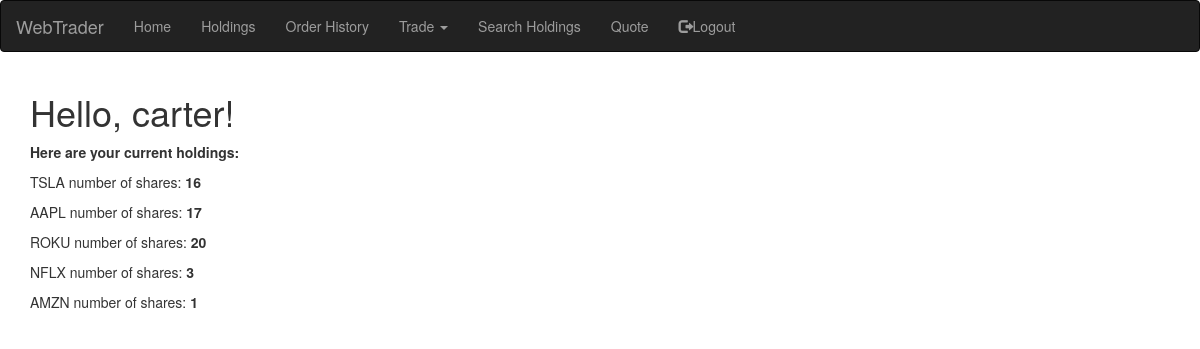
The page /holdings (signed in) on the database its author committed.
### app/models.py (models this page shows, shortened)
class accounts(UserMixin, db.Model):
    id = db.Column(db.Integer, primary_key=True)
    username = db.Column(db.String(64), index=True, unique=True)
    email = db.Column(db.String(120), index=True, unique=True)
    password_hash = db.Column(db.String(128))
    balance=db.Column(db.Float)
    api_key=db.Column(db.Integer)
    holdings=db.relationship('holdings', backref='positions', lazy='dynamic')
    orders=db.relationship('orders', backref='order_history', lazy='dynamic')

class holdings(db.Model):
    id = db.Column(db.Integer, primary_key=True)
    ticker_symbol=db.Column(db.String(20))
    number_of_shares=db.Column(db.Integer)
    volume_weighted_average_price=db.Column(db.Float)
    account_pk=db.Column(db.Integer, db.ForeignKey('accounts.id'))

### app/routes.py (the view)
@app.route('/holdings', methods=['GET'])
@login_required
def uholdings():
    return render_template("holdings.html", title='Holdings', userholdings=get_holdings(current_user))

### app/models.py (called while the page is built)
@login.user_loader
def load_user(id):
    return accounts.query.get(int(id))

### app/routes.py (called while the page is built)
def get_holdings(current_user):
    currentuser = accounts.query.filter_by(username=current_user.username).first()
    account_pk=currentuser.id
    userholdings=holdings.query.filter_by(account_pk=account_pk).all()
    return userholdings

### app/templates/holdings.html
{% extends "base.html" %}
{% import 'bootstrap/wtf.html' as wtf %}
{% block app_content %}
    <h1>Hello, {{ current_user.username }}!</h1>
    <div><p><b>Here are your current holdings:</b></p></div>
    {% for holding in userholdings %}
    <div><p>{{ holding.ticker_symbol }} number of shares: <b>{{ holding.number_of_shares }}</b></p></div>
    {% endfor %}
{% endblock %}

### rows shown on the page
accounts: username "carter"
holdings: ticker_symbol "TSLA", number_of_shares "16"
holdings: ticker_symbol "AAPL", number_of_shares "17"
holdings: ticker_symbol "ROKU", number_of_shares "20"
holdings: ticker_symbol "NFLX", number_of_shares "3"
holdings: ticker_symbol "AMZN", number_of_shares "1"
